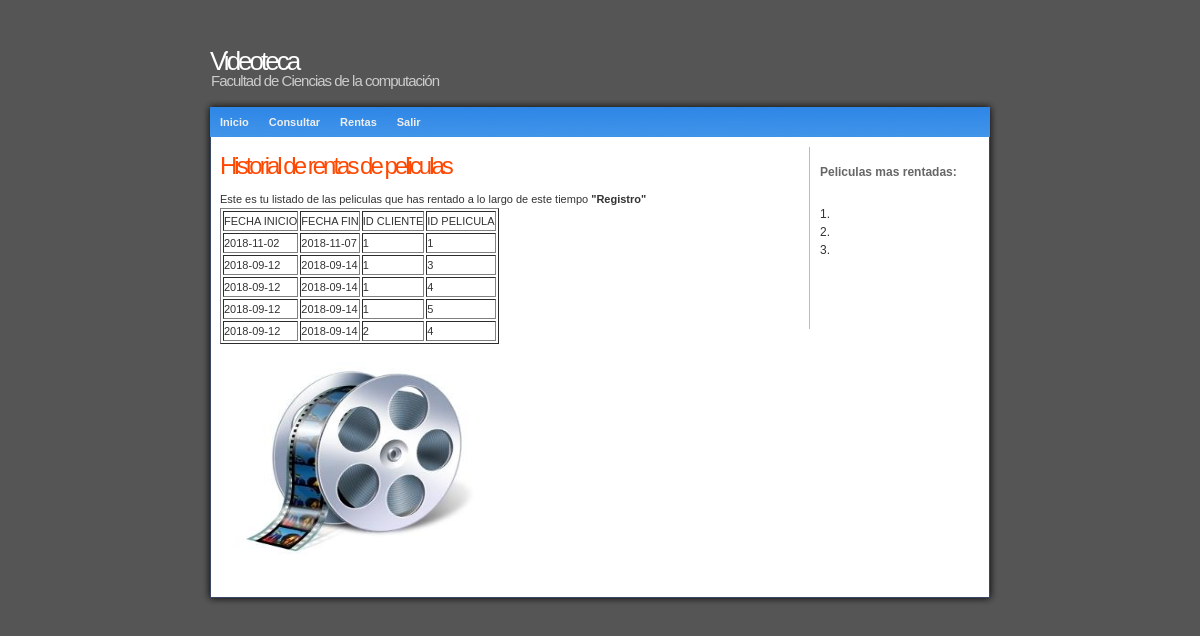
Page /rentaClientes2.php (signed in) on the committed database.
### tables this page shows
CREATE TABLE `rentas` (
  `fecha_inicio` date NOT NULL,
  `fecha_fin` date NOT NULL,
  `id_cliente` int(11) NOT NULL,
  `id_pelicula` int(11) NOT NULL
);

### rentaClientes2.php (the view, shortened to what this page needs)
<!DOCTYPE html PUBLIC "-//W3C//DTD XHTML 1.0 Strict//EN" "http://www.w3.org/TR/xhtml1/DTD/xhtml1-strict.dtd">
<html xmlns="http://www.w3.org/1999/xhtml">
<head>
<link rel="stylesheet" type="text/css" href="style.css" media="screen" />
</head>
<body>
<div id="wrap">
<div id="header">
<h1><a href="#">Videoteca</a></h1>
<h2>Facultad de Ciencias de la computación </h2>
</div>
<div id="top"> </div>
<div id="menu">
<ul>
<li><a href="indexcliente.php">Inicio</a></li>
<li><a href="consultaClientes.php">Consultar</a></li>
<li><a href="rentaClientes.php">Rentas</a></li>
<li><a href="salir.php">Salir</a></li>
</ul>
</div>
<div id="content">
<div class="left">
<h2> Historial de rentas de peliculas </h2>
<div class="articles">
  <p>Este es tu listado de las peliculas que has rentado a lo largo de este tiempo <strong>&quot;Registro&quot; </strong><br />
  <?php
	$link=mysqli_connect("localhost", "root", "082000");
	mysqli_select_db($link, "videoteca");
        $res=mysqli_query($link,"select * from rentas");
        echo "<table border=1>";
	echo "<TR><td> FECHA INICIO </td> <td> FECHA FIN </td> <td> ID CLIENTE  </td><td> ID PELICULA</td></TR>";
	while($row = mysqli_fetch_array($res)){
		$inicio= $row["fecha_inicio"];
		$fin= $row["fecha_fin"];
		$id_clien= $row["id_cliente"];
		$id_pel= $row["id_pelicula"];
		echo "<TR><td> $inicio </td> <td> $fin </td> <td> $id_clien </td><td> $id_pel </td></TR>";
		}
	echo "</table>";
?>
<br />
</p>
    <img src="images/videoteca.jpg" alt="" width="262" height="193" />      <br />
    <br />
</div>
</div>
<div class="right">
<form action="validar.php" method="POST">
<h2>Peliculas mas rentadas:</h2>
<p>&nbsp;</p>
<p>1.</p>
<p>2.</p>
<p>3. </p>
<ul>
</ul>
<h2>&nbsp;</h2>
<ul>
</ul>
</form>
</div>
</div>
<div id="bottom"> </div>
<div id="footer"></div>
</div>
</body>
</html>

### style.css (style rules this page uses)
* { padding: 0; margin: 0; }
body { background: #555; font-family: Verdana, Arial, Helvetica, sans-serif; font-size: 11px; line-height: 18px; color: #333333;; }
img { border: none; }
a { color: #3E92EA; }
#wrap { margin: 40px auto 0 auto; width: 800px; }
#header { padding-bottom:10px; }
#header h1 { font-size: 26px; font-weight: 100; letter-spacing: -3px; padding: 12px 0 5px 10px; }
#header h1 a { color: #fff; text-decoration: none; }
#header h2 { color: #ccc; font-size: 15px; font-weight: 100; padding: 0 0 0 11px; letter-spacing: -1px; line-height: 12px; }
#menu { height: 30px; line-height: 30px; background: #222 url(images/menu.jpg) no-repeat; }
#menu ul { padding-left: 10px; list-style-type: none; }
#menu ul li { display: block; float: left; }
#menu ul li a { color: #eee; padding: 0 10px; text-decoration: none; font-weight: 600; }
#content { background: #555 url(images/content.jpg) repeat-y; padding: 10px 20px; }
.left { width: 568px; float: left; text-align: justify; }
.left h2 { color: #FF4800; font-size: 24px; letter-spacing: -3px; font-weight: 100; padding : 10px 0 15px 0; }
.right { width: 150px; float: right; padding: 10px; border-left: 1px solid #bbb; font-size: 12px; }
.right ul { list-style-type: none; padding: 5px 10px 10px 10px; }
.right h2 { height: 30px; font-size: 12px; color: #666; line-height: 30px; }
#top { background: #555 url(images/top.jpg) no-repeat; padding: 5px 0; }
#bottom { background: #555 url(images/bottom.jpg) no-repeat; padding: 10px 0; }
#footer { text-align: center; color: #eee; font-size: 11px; padding: 0 0 10px 0; }

### rows in the picture
rentas: fecha_inicio "2018-11-02", fecha_fin "2018-11-07", id_cliente "1", id_pelicula "1"
rentas: fecha_inicio "2018-09-12", fecha_fin "2018-09-14", id_cliente "1", id_pelicula "3"
rentas: fecha_inicio "2018-09-12", fecha_fin "2018-09-14", id_cliente "1", id_pelicula "4"
rentas: fecha_inicio "2018-09-12", fecha_fin "2018-09-14", id_cliente "1", id_pelicula "5"
rentas: fecha_inicio "2018-09-12", fecha_fin "2018-09-14", id_cliente "2", id_pelicula "4"
